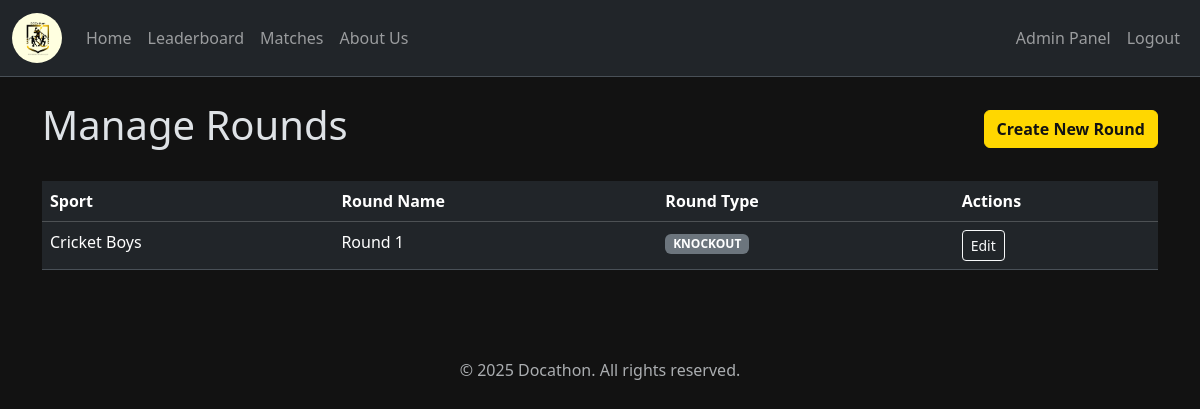
Screenshot of /admin/rounds (signed in) with the database file from the repository.
### tables this page shows
CREATE TABLE rounds (
                id INTEGER PRIMARY KEY AUTOINCREMENT,
                sport_id INTEGER NOT NULL,
                name TEXT NOT NULL,
                round_type TEXT NOT NULL CHECK(round_type IN ('GROUP', 'KNOCKOUT', 'QUARTER_FINAL', 'SEMI_FINAL', 'FINAL')),
                FOREIGN KEY (sport_id) REFERENCES sports (id)
            );

CREATE TABLE sports (
    id INTEGER PRIMARY KEY AUTOINCREMENT,
    name TEXT NOT NULL UNIQUE,
    -- 1 for sports with scores (Football), 0 for result-only (Chess)
    has_scores INTEGER NOT NULL CHECK(has_scores IN (0, 1))
);

### app.py (the view)
@app.route('/admin/rounds')
@admin_required
def list_rounds():
    conn = get_db_connection()
    rounds = conn.execute("""
        SELECT r.id, r.name, r.round_type, s.name as sport_name
        FROM rounds r
        JOIN sports s ON r.sport_id = s.id
        ORDER BY s.name, r.id
    """).fetchall()
    conn.close()
    return render_template('admin/list_rounds.html', rounds=rounds)

### utils/auth.py (called while the page is built)
def admin_required(f):
    @wraps(f)
    def decorated_function(*args, **kwargs):
        if session.get('role') != 'admin':
            flash('You must be logged in as an admin to view this page.', 'danger')
            return redirect(url_for('admin_login'))
        return f(*args, **kwargs)
    return decorated_function

### utils/db.py (called while the page is built)
def get_db_connection():
    conn = sqlite3.connect(DB_PATH)
    conn.row_factory = sqlite3.Row
    return conn

### templates/admin/list_rounds.html
{% extends "base.html" %}
{% set page_title = "Manage Rounds" %}
{% block content %}
<div class="d-flex justify-content-between align-items-center mb-4">
    <h1>Manage Rounds</h1>
    <a href="{{ url_for('create_round') }}" class="btn btn-warning">Create New Round</a>
</div>
<div class="table-responsive">
    <table class="table table-hover">
        <thead class="table-dark">
            <tr>
                <th>Sport</th>
                <th>Round Name</th>
                <th>Round Type</th>
                <th>Actions</th>
            </tr>
        </thead>
        <tbody>
            {% for round in rounds %}
            <tr>
                <td>{{ round.sport_name }}</td>
                <td>{{ round.name }}</td>
                <td><span class="badge bg-secondary">{{ round.round_type }}</span></td>
                <td>
                    <a href="{{ url_for('edit_round', round_id=round.id) }}" class="btn btn-sm btn-outline-light">Edit</a>
                </td>
            </tr>
            {% else %}
            <tr>
                <td colspan="4" class="text-center">No rounds found. Create one to get started!</td>
            </tr>
            {% endfor %}
        </tbody>
    </table>
</div>
{% endblock %}

### static/css/style.css (style rules this page uses)
body { background-color: #121212 !important; }
.docathon-brand, .btn-warning { color: #FFD700; font-weight: bold; }
.btn-warning { background-color: #FFD700; border-color: #FFD700; color: #121212; }

### rows the page displays
rounds: sport_name "Cricket Boys", name "Round 1", round_type "KNOCKOUT"
